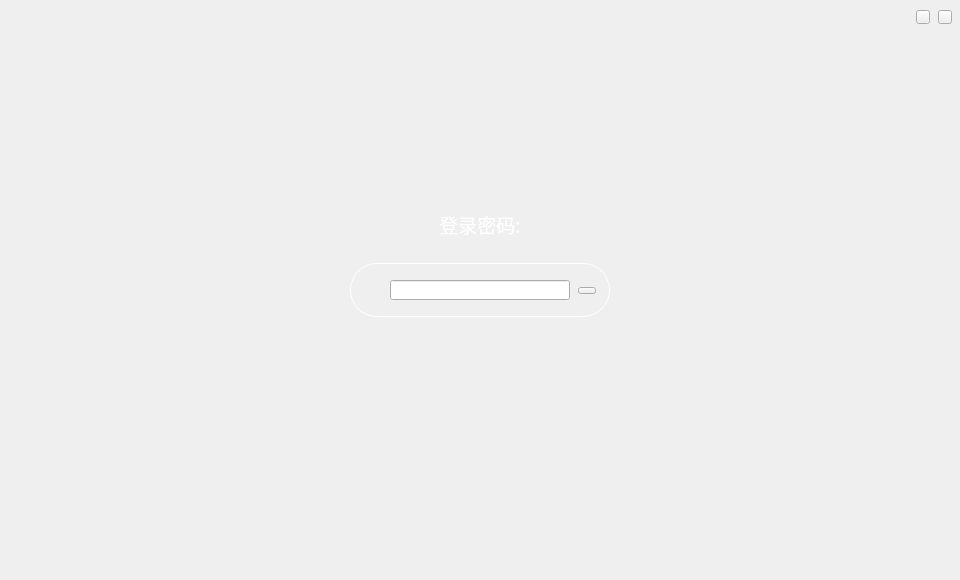
<?xml version="1.0" encoding="UTF-8"?>
<ui version="4.0">
 <class>LockPage</class>
 <widget class="QWidget" name="LockPage">
  <property name="geometry">
   <rect>
    <x>0</x>
    <y>0</y>
    <width>960</width>
    <height>580</height>
   </rect>
  </property>
  <property name="windowTitle">
   <string>Form</string>
  </property>
  <widget class="QLabel" name="loginLabel">
   <property name="geometry">
    <rect>
     <x>420</x>
     <y>210</y>
     <width>120</width>
     <height>28</height>
    </rect>
   </property>
   <property name="font">
    <font>
     <family>微软雅黑</family>
     <pointsize>14</pointsize>
    </font>
   </property>
   <property name="styleSheet">
    <string notr="true">color: rgb(255, 255, 255);</string>
   </property>
   <property name="text">
    <string>登录密码:</string>
   </property>
   <property name="alignment">
    <set>Qt::AlignCenter</set>
   </property>
  </widget>
  <widget class="QToolButton" name="closeBtn">
   <property name="geometry">
    <rect>
     <x>938</x>
     <y>10</y>
     <width>14</width>
     <height>14</height>
    </rect>
   </property>
   <property name="cursor">
    <cursorShape>PointingHandCursor</cursorShape>
   </property>
   <property name="focusPolicy">
    <enum>Qt::NoFocus</enum>
   </property>
   <property name="text">
    <string/>
   </property>
  </widget>
  <widget class="QLineEdit" name="pwdLineEdit">
   <property name="geometry">
    <rect>
     <x>390</x>
     <y>280</y>
     <width>180</width>
     <height>20</height>
    </rect>
   </property>
   <property name="font">
    <font>
     <family>微软雅黑</family>
    </font>
   </property>
   <property name="contextMenuPolicy">
    <enum>Qt::DefaultContextMenu</enum>
   </property>
   <property name="echoMode">
    <enum>QLineEdit::Password</enum>
   </property>
   <property name="alignment">
    <set>Qt::AlignCenter</set>
   </property>
   <property name="clearButtonEnabled">
    <bool>false</bool>
   </property>
  </widget>
  <widget class="QToolButton" name="enterBtn">
   <property name="geometry">
    <rect>
     <x>578</x>
     <y>287</y>
     <width>18</width>
     <height>7</height>
    </rect>
   </property>
   <property name="cursor">
    <cursorShape>PointingHandCursor</cursorShape>
   </property>
   <property name="focusPolicy">
    <enum>Qt::NoFocus</enum>
   </property>
   <property name="text">
    <string/>
   </property>
  </widget>
  <widget class="QLabel" name="label">
   <property name="geometry">
    <rect>
     <x>350</x>
     <y>263</y>
     <width>260</width>
     <height>54</height>
    </rect>
   </property>
   <property name="styleSheet">
    <string notr="true">QLabel{border: 1px solid white;border-radius: 27px;padding: 1px 2px 1px 8px;min-width: 9em;}</string>
   </property>
   <property name="text">
    <string/>
   </property>
  </widget>
  <widget class="QLabel" name="tipLabel">
   <property name="geometry">
    <rect>
     <x>300</x>
     <y>330</y>
     <width>360</width>
     <height>20</height>
    </rect>
   </property>
   <property name="font">
    <font>
     <family>微软雅黑</family>
    </font>
   </property>
   <property name="styleSheet">
    <string notr="true">color: rgb(255, 255, 255);</string>
   </property>
   <property name="text">
    <string/>
   </property>
   <property name="alignment">
    <set>Qt::AlignCenter</set>
   </property>
  </widget>
  <widget class="QToolButton" name="minBtn">
   <property name="geometry">
    <rect>
     <x>916</x>
     <y>10</y>
     <width>14</width>
     <height>14</height>
    </rect>
   </property>
   <property name="cursor">
    <cursorShape>PointingHandCursor</cursorShape>
   </property>
   <property name="focusPolicy">
    <enum>Qt::NoFocus</enum>
   </property>
   <property name="text">
    <string/>
   </property>
  </widget>
  <zorder>label</zorder>
  <zorder>loginLabel</zorder>
  <zorder>closeBtn</zorder>
  <zorder>pwdLineEdit</zorder>
  <zorder>enterBtn</zorder>
  <zorder>tipLabel</zorder>
  <zorder>minBtn</zorder>
 </widget>
 <resources/>
 <connections/>
</ui>
